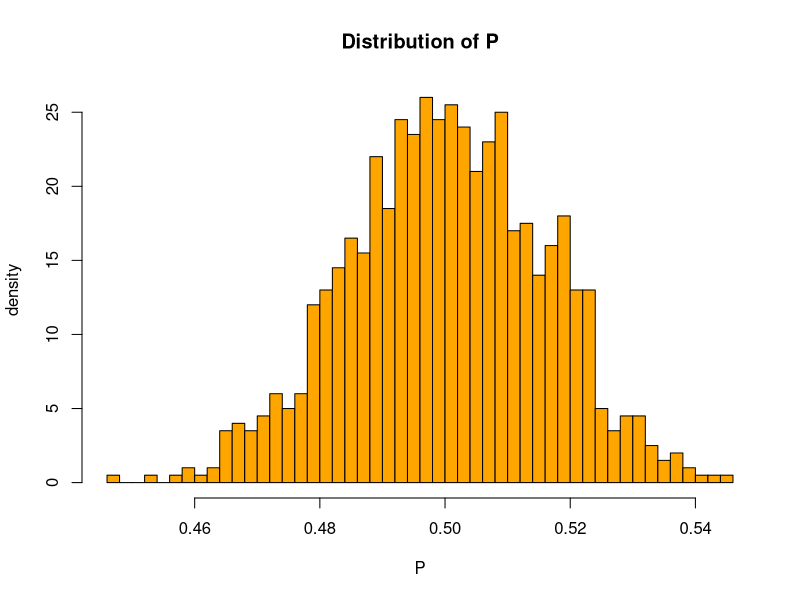
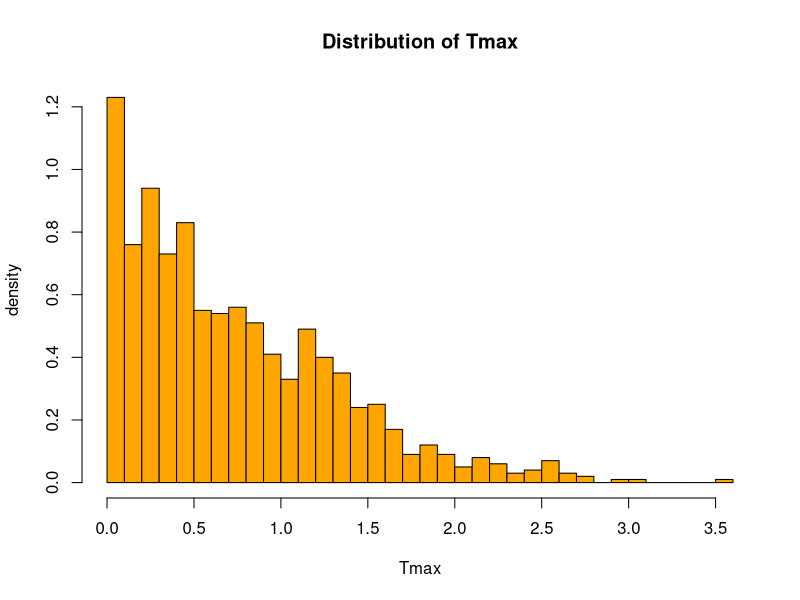

Write R code to recreate these figures, in order.

num_P <- 1000 #number of P values calculated
experiment_size <- 1000 #number of simulations for each calculation of P
deltaT <- 0.01  #small time increment; also variance
numSteps <- 1/deltaT #number of random increments
p_values <- numeric(num_P)    #create an array of P value

for(i in 1:num_P){       #outer loop : gather P values

successCount <- 0

for(j in 1 : experiment_size){     #inner loop : compute P
  cumulationSum <- 0 #sum of Temperature
  
  deltaY1 <- rnorm(numSteps,mean=0,sd=sqrt(deltaT))   # random increments(follow normal distribution)
  cumulationSum <- sum(deltaY1)  #sum of the increments

if(cumulationSum>0)                 #count the successful experiments
{
  successCount <- successCount + 1      
}
  
}

p_values[i] <- successCount/experiment_size   #probabilty of above zero, stored in p_values
}

hist(p_values, breaks = 50, probability = TRUE, col = "orange",main="Distribution of P",xlab ="P",
     ylab="density")


num_T <- 1000 #number of Tmax calculated
deltaT <- 0.01  #small time increment; also variance
numSteps <- 1/deltaT #number of random increments
maxT <- numeric(num_T)   # array of Tmax

for(i in 1:num_T){   #calculate all the Tmaxs
curr_Tmax <- 0
curr_T <- 0
  for(j in 1:numSteps){    #calculate one Tmax
    deltaY2 <- rnorm(1,mean=0,sd=sqrt(deltaT))
    curr_T <- curr_T + deltaY2
    curr_Tmax <- max(curr_T,curr_Tmax)
  }
maxT[i] = curr_Tmax     #store result into array
}
hist(maxT, breaks = 50, probability = TRUE, col = "orange",main="Distribution of Tmax",xlab ="Tmax",
     ylab="density")
